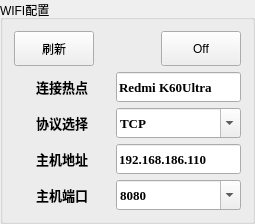
          <widget class="QGroupBox" name="groupBox_2">
           <property name="sizePolicy">
            <sizepolicy hsizetype="Fixed" vsizetype="MinimumExpanding">
             <horstretch>0</horstretch>
             <verstretch>0</verstretch>
            </sizepolicy>
           </property>
           <property name="minimumSize">
            <size>
             <width>255</width>
             <height>182</height>
            </size>
           </property>
           <property name="baseSize">
            <size>
             <width>255</width>
             <height>223</height>
            </size>
           </property>
           <property name="title">
            <string>WIFI配置</string>
           </property>
           <property name="flat">
            <bool>false</bool>
           </property>
           <property name="checkable">
            <bool>false</bool>
           </property>
           <layout class="QGridLayout" name="gridLayout_11">
            <item row="0" column="0">
             <layout class="QGridLayout" name="gridLayout_7">
              <item row="0" column="0">
               <layout class="QHBoxLayout" name="horizontalLayout_4">
                <item>
                 <widget class="QPushButton" name="WiFiButton_sx">
                  <property name="sizePolicy">
                   <sizepolicy hsizetype="Fixed" vsizetype="Fixed">
                    <horstretch>0</horstretch>
                    <verstretch>0</verstretch>
                   </sizepolicy>
                  </property>
                  <property name="minimumSize">
                   <size>
                    <width>75</width>
                    <height>35</height>
                   </size>
                  </property>
                  <property name="text">
                   <string>刷新</string>
                  </property>
                  <property name="icon">
                   <iconset>
                    <normaloff>shangweiji_picture/刷新.png</normaloff>shangweiji_picture/刷新.png</iconset>
                  </property>
                 </widget>
                </item>
                <item>
                 <spacer name="horizontalSpacer_2">
                  <property name="orientation">
                   <enum>Qt::Horizontal</enum>
                  </property>
                  <property name="sizeHint" stdset="0">
                   <size>
                    <width>40</width>
                    <height>20</height>
                   </size>
                  </property>
                 </spacer>
                </item>
                <item>
                 <widget class="QPushButton" name="WiFiButton_on">
                  <property name="sizePolicy">
                   <sizepolicy hsizetype="Fixed" vsizetype="Fixed">
                    <horstretch>0</horstretch>
                    <verstretch>0</verstretch>
                   </sizepolicy>
                  </property>
                  <property name="minimumSize">
                   <size>
                    <width>75</width>
                    <height>35</height>
                   </size>
                  </property>
                  <property name="text">
                   <string>Off</string>
                  </property>
                  <property name="icon">
                   <iconset>
                    <normaloff>shangweiji_picture/红色开关.png</normaloff>shangweiji_picture/红色开关.png</iconset>
                  </property>
                  <property name="autoRepeat">
                   <bool>false</bool>
                  </property>
                 </widget>
                </item>
               </layout>
              </item>
              <item row="1" column="0">
               <layout class="QGridLayout" name="gridLayout_6">
                <item row="0" column="0">
                 <widget class="QLabel" name="label_6">
                  <property name="sizePolicy">
                   <sizepolicy hsizetype="MinimumExpanding" vsizetype="MinimumExpanding">
                    <horstretch>0</horstretch>
                    <verstretch>0</verstretch>
                   </sizepolicy>
                  </property>
                  <property name="minimumSize">
                   <size>
                    <width>80</width>
                    <height>30</height>
                   </size>
                  </property>
                  <property name="font">
                   <font>
                    <family>微软雅黑</family>
                    <pointsize>10</pointsize>
                    <bold>true</bold>
                   </font>
                  </property>
                  <property name="text">
                   <string>连接热点</string>
                  </property>
                  <property name="alignment">
                   <set>Qt::AlignCenter</set>
                  </property>
                 </widget>
                </item>
                <item row="0" column="1">
                 <widget class="QLineEdit" name="lineEdit_10">
                  <property name="sizePolicy">
                   <sizepolicy hsizetype="MinimumExpanding" vsizetype="MinimumExpanding">
                    <horstretch>0</horstretch>
                    <verstretch>0</verstretch>
                   </sizepolicy>
                  </property>
                  <property name="minimumSize">
                   <size>
                    <width>120</width>
                    <height>30</height>
                   </size>
                  </property>
                  <property name="font">
                   <font>
                    <family>Times New Roman</family>
                    <pointsize>10</pointsize>
                    <bold>true</bold>
                   </font>
                  </property>
                  <property name="text">
                   <string>Redmi K60Ultra</string>
                  </property>
                 </widget>
                </item>
                <item row="1" column="0">
                 <widget class="QLabel" name="label_7">
                  <property name="sizePolicy">
                   <sizepolicy hsizetype="MinimumExpanding" vsizetype="MinimumExpanding">
                    <horstretch>0</horstretch>
                    <verstretch>0</verstretch>
                   </sizepolicy>
                  </property>
                  <property name="minimumSize">
                   <size>
                    <width>80</width>
                    <height>30</height>
                   </size>
                  </property>
                  <property name="font">
                   <font>
                    <family>微软雅黑</family>
                    <pointsize>10</pointsize>
                    <bold>true</bold>
                   </font>
                  </property>
                  <property name="text">
                   <string>协议选择</string>
                  </property>
                  <property name="alignment">
                   <set>Qt::AlignCenter</set>
                  </property>
                 </widget>
                </item>
                <item row="1" column="1">
                 <widget class="QComboBox" name="comboBox_10">
                  <property name="sizePolicy">
                   <sizepolicy hsizetype="MinimumExpanding" vsizetype="MinimumExpanding">
                    <horstretch>0</horstretch>
                    <verstretch>0</verstretch>
                   </sizepolicy>
                  </property>
                  <property name="minimumSize">
                   <size>
                    <width>120</width>
                    <height>30</height>
                   </size>
                  </property>
                  <property name="font">
                   <font>
                    <family>Times New Roman</family>
                    <pointsize>10</pointsize>
                    <bold>true</bold>
                   </font>
                  </property>
                  <property name="editable">
                   <bool>true</bool>
                  </property>
                  <property name="currentText">
                   <string>TCP</string>
                  </property>
                 </widget>
                </item>
                <item row="2" column="0">
                 <widget class="QLabel" name="label_8">
                  <property name="sizePolicy">
                   <sizepolicy hsizetype="MinimumExpanding" vsizetype="MinimumExpanding">
                    <horstretch>0</horstretch>
                    <verstretch>0</verstretch>
                   </sizepolicy>
                  </property>
                  <property name="minimumSize">
                   <size>
                    <width>80</width>
                    <height>30</height>
                   </size>
                  </property>
                  <property name="font">
                   <font>
                    <family>微软雅黑</family>
                    <pointsize>10</pointsize>
                    <bold>true</bold>
                   </font>
                  </property>
                  <property name="text">
                   <string>主机地址</string>
                  </property>
                  <property name="alignment">
                   <set>Qt::AlignCenter</set>
                  </property>
                 </widget>
                </item>
                <item row="2" column="1">
                 <widget class="QLineEdit" name="lineEdit_9">
                  <property name="sizePolicy">
                   <sizepolicy hsizetype="MinimumExpanding" vsizetype="MinimumExpanding">
                    <horstretch>0</horstretch>
                    <verstretch>0</verstretch>
                   </sizepolicy>
                  </property>
                  <property name="minimumSize">
                   <size>
                    <width>120</width>
                    <height>30</height>
                   </size>
                  </property>
                  <property name="font">
                   <font>
                    <family>Times New Roman</family>
                    <pointsize>10</pointsize>
                    <bold>true</bold>
                   </font>
                  </property>
                  <property name="text">
                   <string>192.168.186.110</string>
                  </property>
                 </widget>
                </item>
                <item row="3" column="0">
                 <widget class="QLabel" name="label_9">
                  <property name="sizePolicy">
                   <sizepolicy hsizetype="MinimumExpanding" vsizetype="MinimumExpanding">
                    <horstretch>0</horstretch>
                    <verstretch>0</verstretch>
                   </sizepolicy>
                  </property>
                  <property name="minimumSize">
                   <size>
                    <width>80</width>
                    <height>30</height>
                   </size>
                  </property>
                  <property name="font">
                   <font>
                    <family>微软雅黑</family>
                    <pointsize>10</pointsize>
                    <bold>true</bold>
                   </font>
                  </property>
                  <property name="text">
                   <string>主机端口</string>
                  </property>
                  <property name="alignment">
                   <set>Qt::AlignCenter</set>
                  </property>
                 </widget>
                </item>
                <item row="3" column="1">
                 <widget class="QComboBox" name="comboBox_12">
                  <property name="sizePolicy">
                   <sizepolicy hsizetype="MinimumExpanding" vsizetype="MinimumExpanding">
                    <horstretch>0</horstretch>
                    <verstretch>0</verstretch>
                   </sizepolicy>
                  </property>
                  <property name="minimumSize">
                   <size>
                    <width>120</width>
                    <height>30</height>
                   </size>
                  </property>
                  <property name="font">
                   <font>
                    <family>Times New Roman</family>
                    <pointsize>10</pointsize>
                    <bold>true</bold>
                   </font>
                  </property>
                  <property name="editable">
                   <bool>true</bool>
                  </property>
                  <property name="currentText">
                   <string>8080</string>
                  </property>
                 </widget>
                </item>
               </layout>
              </item>
             </layout>
            </item>
           </layout>
          </widget>
